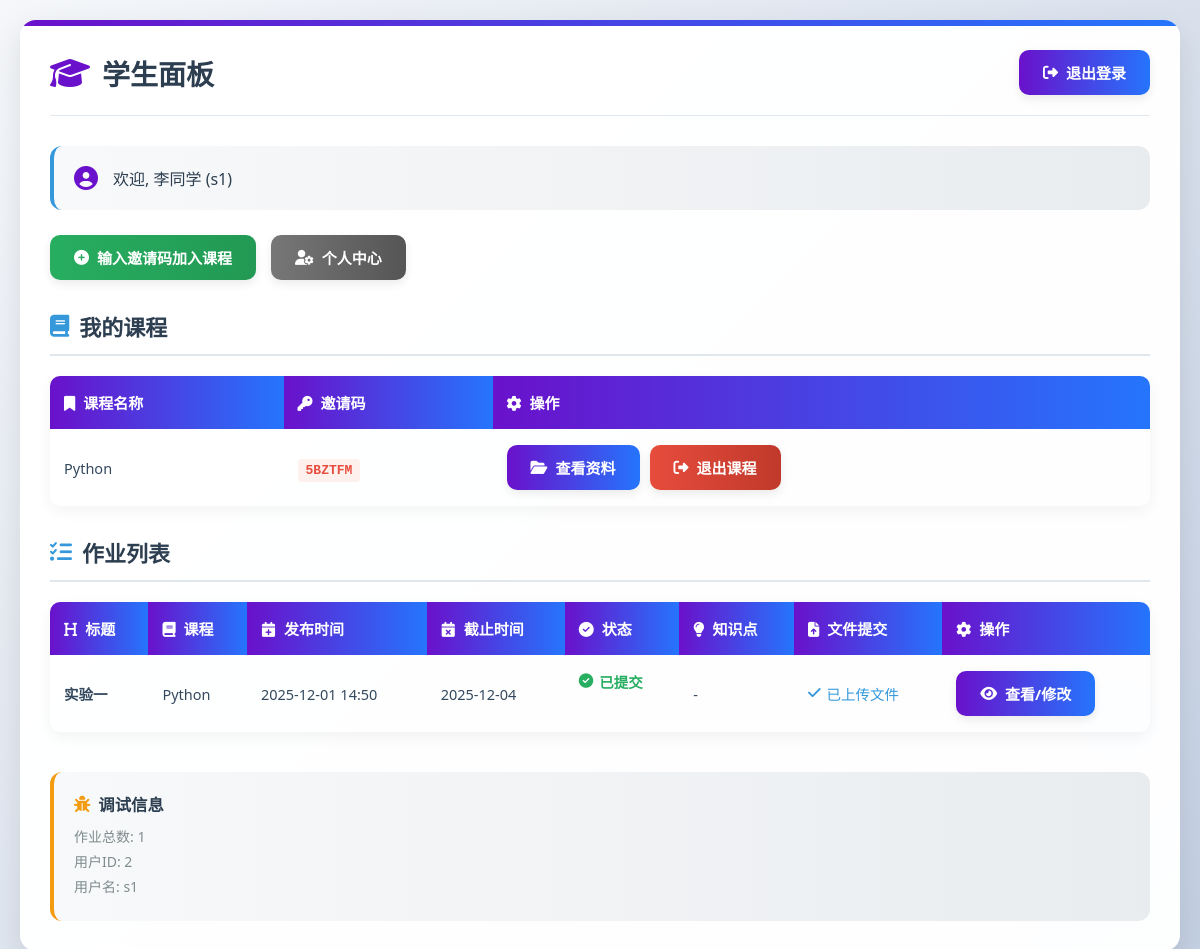
Screenshot of /student/dashboard (signed in) with the database file from the repository.
### app.py (models this page shows)
class Course(db.Model):
    id = db.Column(db.Integer, primary_key=True)
    name = db.Column(db.String(150), nullable=False)
    description = db.Column(db.Text, nullable=True)
    invite_code = db.Column(db.String(10), unique=True, nullable=False)
    teacher_id = db.Column(db.Integer, db.ForeignKey('user.id'), nullable=False)
    created_at = db.Column(db.DateTime, default=datetime.utcnow)
    teacher = relationship('User', backref=db.backref('courses', lazy=True))

class Assignment(db.Model):
    id = db.Column(db.Integer, primary_key=True)
    title = db.Column(db.String(200), nullable=False)
    content = db.Column(db.Text, nullable=False)
    teacher_id = db.Column(db.Integer, db.ForeignKey('user.id'), nullable=False)
    created_at = db.Column(db.DateTime, default=datetime.utcnow)
    due_date = db.Column(db.DateTime)
    course_id = db.Column(db.Integer, db.ForeignKey('course.id'), nullable=True)
    status = db.Column(db.String(20), default='published')
    withdrawn_at = db.Column(db.DateTime, nullable=True)
    teacher = relationship('User', backref=db.backref('assignments', lazy=True))
    course = relationship('Course', backref=db.backref('assignments', lazy=True))

### app.py (the view)
@app.route('/student/dashboard')
def student_dashboard():
    if 'user_id' not in session:
        flash('请先登录', 'error')
        return redirect(url_for('login'))
    if session.get('role') != 'student':
        flash('无权限访问学生面板', 'error')
        return redirect(url_for('login'))
    enrollments = CourseEnrollment.query.filter_by(student_id=session['user_id']).all()
    course_ids = [enrollment.course_id for enrollment in enrollments]
    student_courses = Course.query.filter(Course.id.in_(course_ids)).all() if course_ids else []
    assignments_query = Assignment.query.filter(Assignment.status == 'published')
    if course_ids:
        assignments_query = assignments_query.filter(
            or_(Assignment.course_id.is_(None), Assignment.course_id.in_(course_ids))
        )
    else:
        assignments_query = assignments_query.filter(Assignment.course_id.is_(None))
    assignments = assignments_query.order_by(Assignment.created_at.desc()).all()
    assignments_with_status = []
    for assignment in assignments:
        submission = Submission.query.filter_by(
            assignment_id=assignment.id,
            student_id=session['user_id']
        ).first()
        assignments_with_status.append({
            'assignment': assignment,
            'submitted': submission is not None,
            'submission': submission
        })
    print(f"找到 {len(assignments)} 个作业")
    print(
        f"学生 {session['user_id']} 的作业状态: {[(item['assignment'].title, item['submitted']) for item in assignments_with_status]}")
    return render_template('student_dashboard.html',
                           assignments=assignments_with_status,
                           courses=student_courses,
                           has_course=bool(student_courses))

### templates/student_dashboard.html (shortened to what this page needs)
<!DOCTYPE html>
<html lang="zh-CN">
<head>
    <link rel="stylesheet" href="https://cdnjs.cloudflare.com/ajax/libs/font-awesome/6.4.0/css/all.min.css">
</head>
<body>
    <div class="floating-elements">
    </div>
    <div class="container">
        <div class="header">
            <h1><i class="fas fa-graduation-cap"></i>学生面板</h1>
            <a href="{{ url_for('logout') }}" class="btn btn-primary">
                <i class="fas fa-sign-out-alt"></i>退出登录
            </a>
        </div>
        <div class="user-info">
            <i class="fas fa-user-circle"></i>
            <p>欢迎, {{ session.name }} ({{ session.username }})</p>
        </div>
        <div class="action-bar">
            <a href="{{ url_for('join_course') }}" class="btn btn-success">
                <i class="fas fa-plus-circle"></i>输入邀请码加入课程
            </a>
            <a href="{{ url_for('student_profile') }}" class="btn btn-secondary">
                <i class="fas fa-user-cog"></i>个人中心
            </a>
        </div>
        <h2><i class="fas fa-book"></i>我的课程</h2>
        {% if courses %}
        <table>
            <thead>
                <tr>
                    <th><i class="fas fa-bookmark"></i>课程名称</th>
                    <th><i class="fas fa-key"></i>邀请码</th>
                    <th><i class="fas fa-cog"></i>操作</th>
                </tr>
            </thead>
            <tbody>
                {% for course in courses %}
                <tr>
                    <td>{{ course.name }}</td>
                    <td><span class="invite-code">{{ course.invite_code }}</span></td>
                    <td>
                        <div style="display: flex; gap: 10px; align-items: center;">
                            <a href="{{ url_for('view_course_materials', course_id=course.id) }}" class="btn btn-primary" style="text-decoration: none;">
                                <i class="fas fa-folder-open"></i>查看资料
                            </a>
                            <form method="POST" action="{{ url_for('leave_course', course_id=course.id) }}" style="display:inline;" onsubmit="return confirm('确定要退出该课程吗？');">
                                <button type="submit" class="btn btn-danger">
                                    <i class="fas fa-sign-out-alt"></i>退出课程
                                </button>
                            </form>
                        </div>
                    </td>
                </tr>
                {% endfor %}
            </tbody>
        </table>
        {% else %}
        <div class="empty-message">
            <i class="fas fa-book-open"></i>
            <p>尚未加入任何课程，请联系老师获取邀请码。</p>
        </div>
        {% endif %}
        <h2><i class="fas fa-tasks"></i>作业列表</h2>
        {% if assignments %}
        <table>
            <thead>
                <tr>
                    <th><i class="fas fa-heading"></i>标题</th>
                    <th><i class="fas fa-book"></i>课程</th>
                    <th><i class="fas fa-calendar-plus"></i>发布时间</th>
                    <th><i class="fas fa-calendar-times"></i>截止时间</th>
                    <th><i class="fas fa-check-circle"></i>状态</th>
                    <th><i class="fas fa-lightbulb"></i>知识点</th>
                    <th><i class="fas fa-file-upload"></i>文件提交</th>
                    <th><i class="fas fa-cog"></i>操作</th>
                </tr>
            </thead>
            <tbody>
                {% for item in assignments %}
                <tr>
                    <td><strong>{{ item.assignment.title }}</strong></td>
                    <td>{{ item.assignment.course.name if item.assignment.course else '公共作业' }}</td>
                    <td>{{ item.assignment.created_at.strftime('%Y-%m-%d %H:%M') }}</td>
                    <td>
                        {% if item.assignment.due_date %}
                            {{ item.assignment.due_date.strftime('%Y-%m-%d') }}
                        {% else %}
                            无
                        {% endif %}
                    </td>
                    <td class="{% if item.submitted %}submitted{% else %}not-submitted{% endif %}">
                        {% if item.submitted %}
                            <i class="fas fa-check-circle"></i>已提交
                        {% else %}
                            <i class="fas fa-times-circle"></i>未提交
                        {% endif %}
                    </td>
                    <td>
                        {% if item.assignment.questions %}
                            <ul class="knowledge-list">
                                {% for question in item.assignment.questions %}
                                    <li>
                                        <i class="fas fa-bookmark"></i>
                                        {{ question.knowledge_point }}
                                    </li>
                                {% endfor %}
                            </ul>
                        {% else %}
                            -
                        {% endif %}
                    </td>
                    <td>
                        {% if item.submitted and item.submission.file_name %}
                            <span class="file-submitted">
                                <i class="fas fa-check"></i>已上传文件
                            </span>
                        {% elif item.submitted %}
                            <span>仅文本</span>
                        {% else %}
                            -
                        {% endif %}
                    </td>
                    <td>
                        <a href="{{ url_for('submit_assignment', assignment_id=item.assignment.id) }}" class="btn btn-primary">
                            <i class="fas fa-{{ 'eye' if item.submitted else 'upload' }}"></i>
                            {% if item.submitted %}查看/修改{% else %}提交作业{% endif %}
                        </a>
                    </td>
                </tr>
                {% endfor %}
            </tbody>
        </table>
        {% else %}
        <div class="empty-message">
            <i class="fas fa-clipboard-list"></i>
            <p>目前没有可用的作业。</p>
            <p>请等待老师发布作业。</p>
        </div>
        {% endif %}
        <div class="debug-info">
            <h3><i class="fas fa-bug"></i>调试信息</h3>
            <p>作业总数: {{ assignments|length }}</p>
            <p>用户ID: {{ session.user_id }}</p>
            <p>用户名: {{ session.username }}</p>
        </div>
    </div>
</body>
</html>

### templates/student_dashboard.html (style rules this page uses)
* { margin: 0; padding: 0; box-sizing: border-box; font-family: 'Segoe UI', 'Microsoft YaHei', sans-serif; }
body { background: linear-gradient(135deg, #f5f7fa 0%, #c3cfe2 100%); min-height: 100vh; padding: 20px; position: relative; overflow-x: hidden; }
body::before { content: ''; position: absolute; top: 0; left: 0; width: 100%; height: 100%; z-index: -1; }
.container { max-width: 1200px; margin: 0 auto; background: rgba(255, 255, 255, 0.97); border-radius: 16px; box-shadow: 0 10px 30px rgba(0, 0, 0, 0.1); padding: 30px; position: relative; overflow: hidden; animation: fadeIn 0.6s ease-out; }
.container::before { content: ''; position: absolute; top: 0; left: 0; width: 100%; height: 6px; background: linear-gradient(90deg, #6a11cb, #2575fc); }
.header { display: flex; justify-content: space-between; align-items: center; margin-bottom: 30px; padding-bottom: 20px; border-bottom: 1px solid #e1e8ed; }
h1 { font-size: 28px; color: #2c3e50; font-weight: 700; display: flex; align-items: center; gap: 12px; }
h1 i { color: #6a11cb; font-size: 32px; }
.btn { display: inline-flex; align-items: center; justify-content: center; gap: 8px; padding: 12px 24px; text-decoration: none; border-radius: 10px; font-weight: 600; font-size: 15px; transition: all 0.3s ease; border: none; cursor: pointer; box-shadow: 0 4px 10px rgba(0, 0, 0, 0.08); }
.btn-primary { background: linear-gradient(90deg, #6a11cb, #2575fc); color: white; }
.btn-secondary { background: linear-gradient(90deg, #777, #555); color: white; }
.btn-success { background: linear-gradient(90deg, #27ae60, #229954); color: white; }
.btn-danger { background: linear-gradient(90deg, #e74c3c, #c0392b); color: white; }
.user-info { background: linear-gradient(90deg, #f8f9fa, #e9ecef); border-radius: 12px; padding: 20px; margin-bottom: 25px; border-left: 4px solid #3498db; display: flex; align-items: center; gap: 15px; }
.user-info i { color: #6a11cb; font-size: 24px; }
.user-info p { font-size: 16px; color: #2c3e50; font-weight: 500; }
.action-bar { display: flex; gap: 15px; margin-bottom: 30px; flex-wrap: wrap; }
h2 { font-size: 22px; color: #2c3e50; margin: 30px 0 20px; padding-bottom: 12px; border-bottom: 2px solid #e1e8ed; display: flex; align-items: center; gap: 10px; }
h2 i { color: #3498db; }
table { width: 100%; border-collapse: collapse; margin-top: 15px; border-radius: 10px; overflow: hidden; box-shadow: 0 5px 15px rgba(0, 0, 0, 0.05); }
th { background: linear-gradient(90deg, #6a11cb, #2575fc); color: white; padding: 16px 14px; text-align: left; font-weight: 600; font-size: 15px; }
th i { margin-right: 8px; }
td { padding: 16px 14px; border-bottom: 1px solid #e1e8ed; color: #34495e; font-size: 14.5px; }
tr { transition: background-color 0.2s; }
tr:last-child td { border-bottom: none; }
.submitted { color: #27ae60; font-weight: 600; display: flex; align-items: center; gap: 6px; }
.submitted i { color: #27ae60; }
.file-submitted { color: #3498db; font-weight: 500; display: flex; align-items: center; gap: 6px; }
.file-submitted i { color: #3498db; }
.floating-elements { position: fixed; width: 100%; height: 100%; top: 0; left: 0; overflow: hidden; z-index: -1; pointer-events: none; }
.invite-code { font-family: 'Courier New', monospace; font-weight: 700; color: #e74c3c; background: #fdf0ed; padding: 4px 8px; border-radius: 4px; font-size: 13px; }
.debug-info { margin-top: 40px; padding: 20px; background: linear-gradient(90deg, #f8f9fa, #e9ecef); border-radius: 12px; border-left: 4px solid #f39c12; font-size: 14px; color: #7f8c8d; }
.debug-info h3 { color: #2c3e50; margin-bottom: 10px; display: flex; align-items: center; gap: 8px; }
.debug-info h3 i { color: #f39c12; }
.debug-info p { margin-bottom: 5px; }

### rows the page displays
Course: name "Python", invite_code "5BZTFM", assignment.course "Python"
Assignment: assignment "实验一", assignment.created_at "2025-12-01 14:50", assignment.due_date "2025-12-04"

### other values shown
{{ session.name }} "李同学"
{{ session.username }} "s1"
{{ assignments|length }} "1"
{{ session.user_id }} "2"
